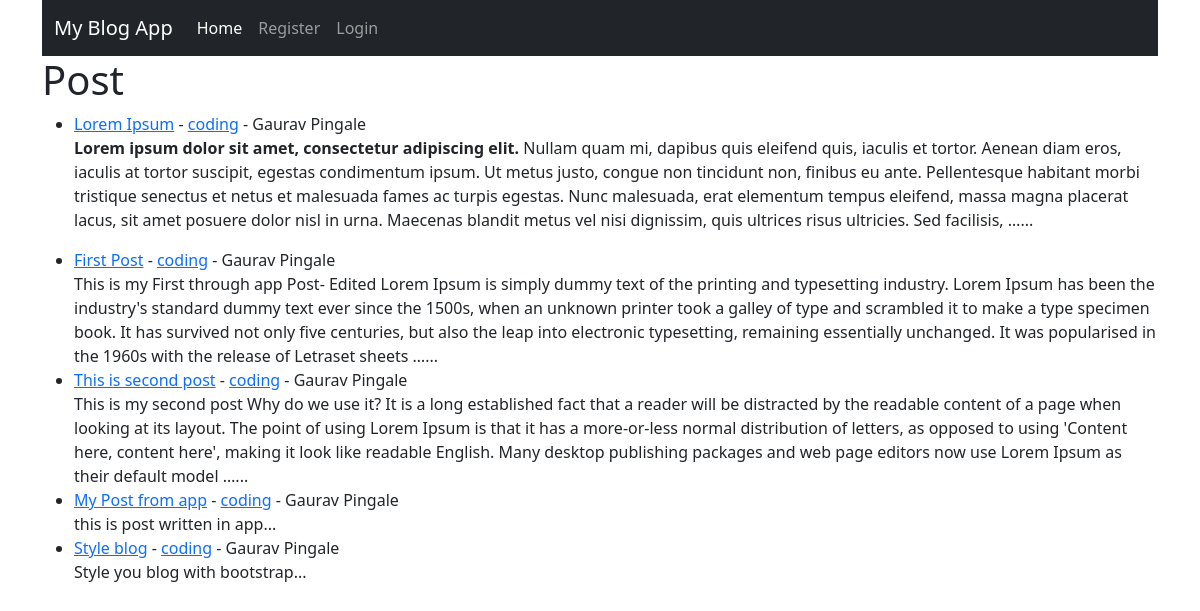
The app's page /, older data.
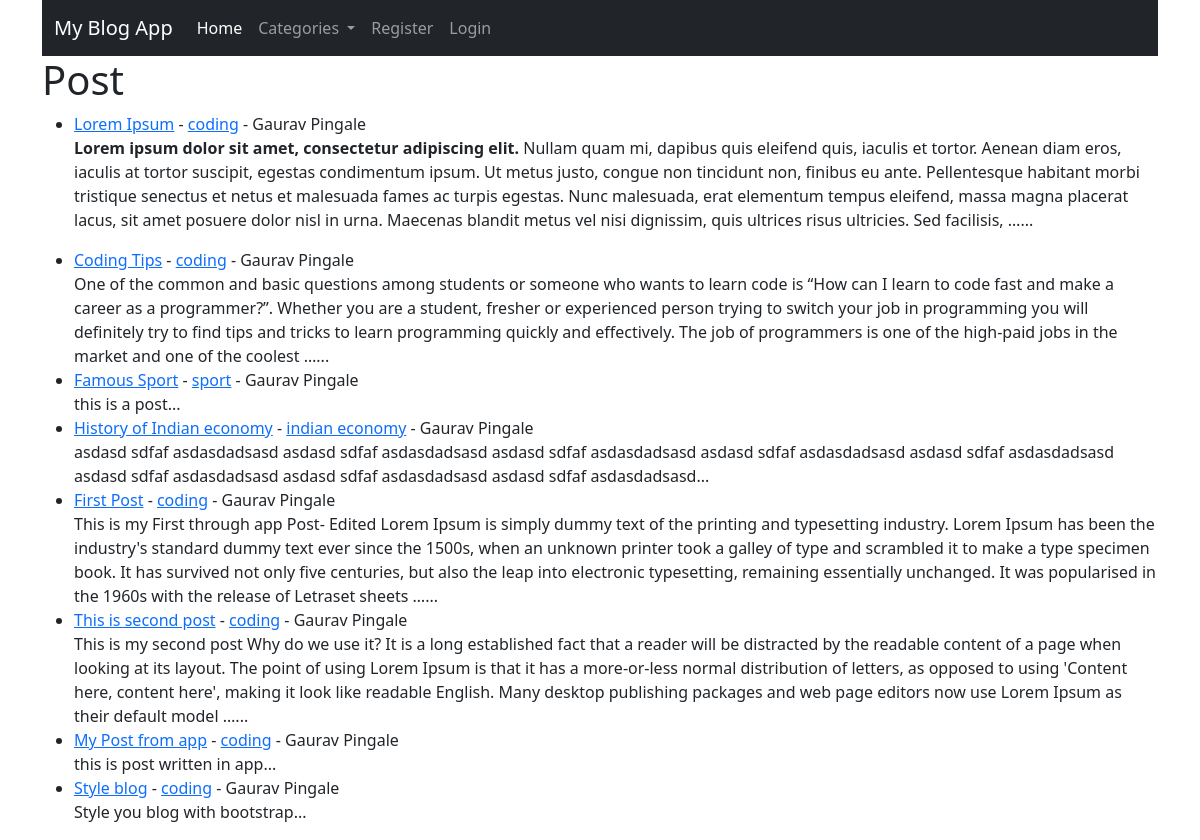
The same page, newer data.
### blogapp/models.py (models this page shows, shortened)
class Post(models.Model):
    title = models.CharField(max_length=255)
    author = models.ForeignKey(User,on_delete=models.CASCADE)
    body = models.TextField()
    publish_date = models.DateField(auto_now_add=True)
    category = models.CharField(max_length=100)

### blogapp/views.py (the view)
# urls.py: path('',views.HomeView.as_view(),name="home" ),
class HomeView(ListView):
    model = Post
    template_name = 'blogapp/home.html'
    ordering = ['-publish_date']
    def get_context_data(self,*args, **kwargs):
        context = super().get_context_data(*args,**kwargs)
        context['categories']= Category.objects.all()
        return context

### blogapp/models.py (called while the page is built)
    def __str__(self):
        return self.name

### blogapp/templates/blogapp/home.html (shortened to what this page needs)
{% extends 'blogapp/base.html' %}
{% block content %}
    <h1>Post</h1>
    <ul>
        {% for post in object_list %}
            <li> <a href="{% url 'article' post.id %}">{{post.title}}</a> - <a href="{% url 'category' post.category|slugify %}">{{post.category}}</a> - {{post.author.first_name}} {{post.author.last_name}}<br>
            {{post.body|safe|truncatewords:80}}...</li>
        {% endfor %}
    </ul>
{% endblock %}

### blogapp/templates/blogapp/base.html (shortened to what this page needs)
<!doctype html>
<html lang="en">
  <head>
    <link href="https://cdn.jsdelivr.net/npm/bootstrap@5.1.1/dist/css/bootstrap.min.css" rel="stylesheet">
  </head>
  <body>
    <div class="container">
    <nav class="navbar navbar-expand-lg navbar-dark bg-dark">
      <div class="container-fluid">
        <a class="navbar-brand" href="#">My Blog App</a>
        <div class="collapse navbar-collapse" id="navbarSupportedContent">
          <ul class="navbar-nav me-auto mb-2 mb-lg-0">
            <li class="nav-item">
              <a class="nav-link active" aria-current="page" href="{% url 'home' %}">Home</a>
            </li>
            {% if categories %}
            <li class="nav-item dropdown">
              <a class="nav-link dropdown-toggle" href="#" id="navbarDropdown" role="button" data-bs-toggle="dropdown" aria-expanded="false">
                Categories
              </a>
            </li>
            {% endif %}
            {% if user.is_authenticated %}
              <li class="nav-item">
                <a class="nav-link" href="{% url 'add_post' %}">Add Post</a>
              </li>
              <li class="nav-item">
                <a class="nav-link" href="{% url 'add_category' %}">Add Category</a>
              </li>
              <li class="nav-item">
                <a class="nav-link" href="{% url 'logout' %}">Logout</a>
              </li>
            {%else%}
              <li class="nav-item">
                <a class="nav-link" href="{% url 'register' %}">Register</a>
              </li>
              <li class="nav-item">
                <a class="nav-link" href="{% url 'login' %}">Login</a>
              </li>
            {% endif %}
        </div>
      </div>
    </nav>
        {% block content %}
        {% endblock %}
      </div>
  </body>
</html>

Row changes from the older to the newer data that the page shows:
added Post: title "Coding Tips", category "coding", author.first_name "Gaurav", author.last_name "Pingale", body "One of the common and basic questions among students or someone who wants to learn code is “How can I learn to code fast and make a career as a programmer?”. Whether you are a student, fresher or experienced person trying to switch your job in programming you will definitely try to find tips and tricks to learn programming quickly and effectively. The job of programmers is one of the high-paid jobs in the market and one of the coolest …"
added Post: title "Famous Sport", category "sport", author.first_name "Gaurav", author.last_name "Pingale", body "this is a post"
added Post: title "History of Indian economy", category "indian economy", author.first_name "Gaurav", author.last_name "Pingale", body "asdasd sdfaf asdasdadsasd asdasd sdfaf asdasdadsasd asdasd sdfaf asdasdadsasd asdasd sdfaf asdasdadsasd asdasd sdfaf asdasdadsasd asdasd sdfaf asdasdadsasd asdasd sdfaf asdasdadsasd asdasd sdfaf asdasdadsasd"
Text that changed along with them:
text now shown: "Categories"
